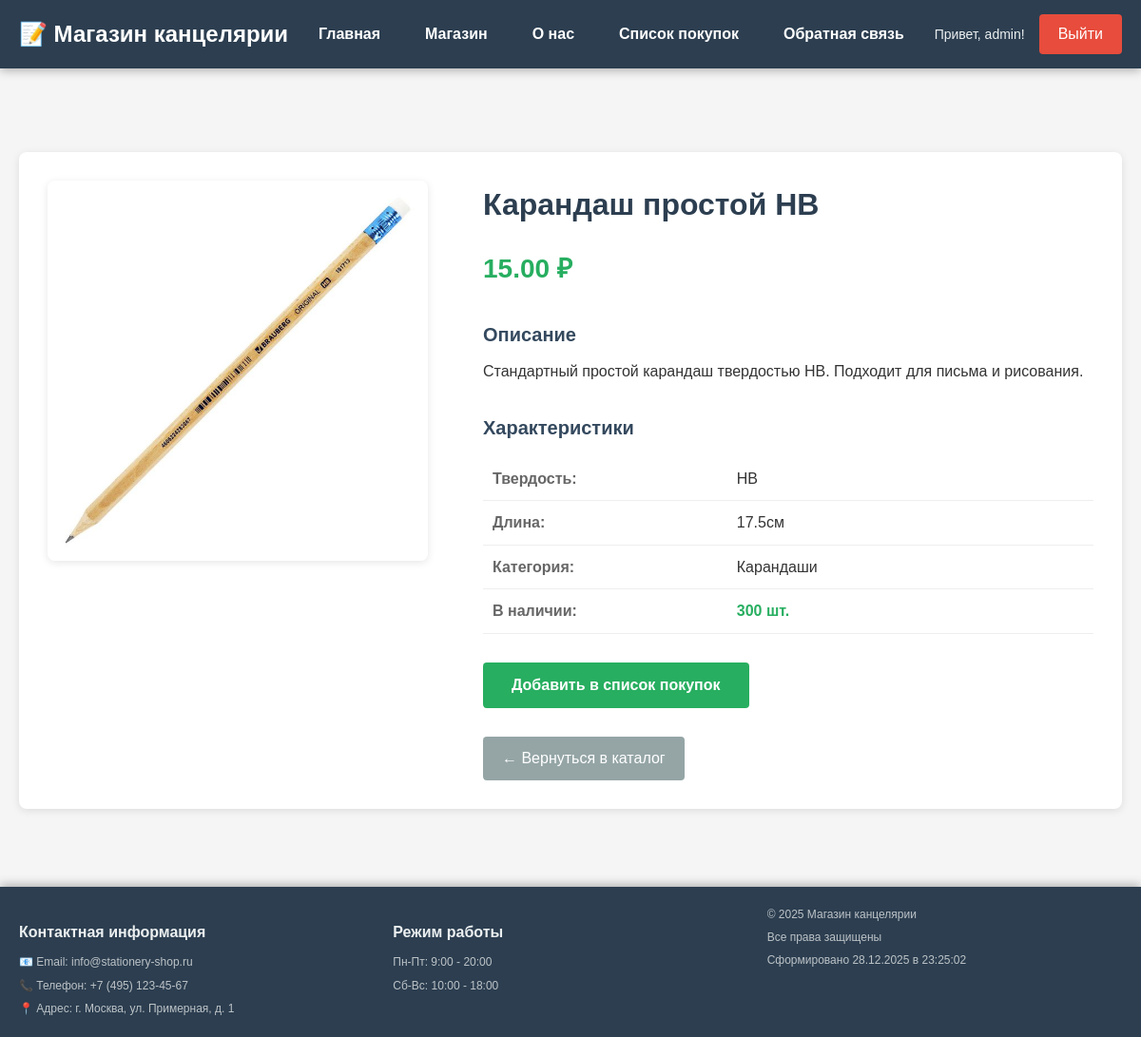
Screenshot of /product.php?id=3 (signed in) with the database file from the repository.
### tables this page shows
CREATE TABLE IF NOT EXISTS users (
    id INT AUTO_INCREMENT PRIMARY KEY,
    login VARCHAR(50) UNIQUE NOT NULL,
    password VARCHAR(255) NOT NULL,
    email VARCHAR(100),
    created_at TIMESTAMP DEFAULT CURRENT_TIMESTAMP
);

CREATE TABLE IF NOT EXISTS products (
    id INT AUTO_INCREMENT PRIMARY KEY,
    name VARCHAR(200) NOT NULL,
    description TEXT,
    price DECIMAL(10, 2) NOT NULL,
    image VARCHAR(255),
    category VARCHAR(100),
    characteristics TEXT,
    quantity INT DEFAULT 0,
    created_at TIMESTAMP DEFAULT CURRENT_TIMESTAMP
);

### product.php (the view, shortened to what this page needs)
<?php
include 'header.php';
$product_id = intval($_GET['id']);
$stmt = $mysql->prepare("SELECT * FROM products WHERE id = ?");
$stmt->bind_param("i", $product_id);
$stmt->execute();
$result = $stmt->get_result();
$product = $result->fetch_assoc();
$characteristics = [];
if (!empty($product['characteristics'])) {
    $chars = explode(', ', $product['characteristics']);
    foreach ($chars as $char) {
        $parts = explode(': ', $char);
        if (count($parts) == 2) {
            $characteristics[$parts[0]] = $parts[1];
        }
    }
}
?>
<div class="main-content">
    <div class="product-detail-container">
        <div class="product-detail-image">
            <img src="images/<?php echo htmlspecialchars($product['image']); ?>"
                 alt="<?php echo htmlspecialchars($product['name']); ?>"
                 onerror="this.src='images/no-image.jpg'">
        </div>
        <div class="product-detail-info">
            <h1><?php echo htmlspecialchars($product['name']); ?></h1>
            <div class="product-price-large">
                <strong><?php echo number_format($product['price'], 2, '.', ' '); ?> ₽</strong>
            </div>
            <div class="product-description-full">
                <h3>Описание</h3>
                <p><?php echo nl2br(htmlspecialchars($product['description'])); ?></p>
            </div>
            <div class="product-characteristics">
                <h3>Характеристики</h3>
                <table class="characteristics-table">
                    <?php if (!empty($characteristics)): ?>
                        <?php foreach ($characteristics as $key => $value): ?>
                            <tr>
                                <td><strong><?php echo htmlspecialchars($key); ?>:</strong></td>
                                <td><?php echo htmlspecialchars($value); ?></td>
                            </tr>
                        <?php endforeach; ?>
                    <?php else: ?>
                        <tr>
                            <td colspan="2">Характеристики не указаны</td>
                        </tr>
                    <?php endif; ?>
                    <tr>
                        <td><strong>Категория:</strong></td>
                        <td><?php echo htmlspecialchars($product['category']); ?></td>
                    </tr>
                    <tr>
                        <td><strong>В наличии:</strong></td>
                        <td>
                            <?php if ($product['quantity'] > 0): ?>
                                <span class="in-stock"><?php echo $product['quantity']; ?> шт.</span>
                            <?php else: ?>
                                <span class="out-of-stock">Нет в наличии</span>
                            <?php endif; ?>
                        </td>
                    </tr>
                </table>
            </div>
            <?php if (isset($_SESSION['user_id']) && $product['quantity'] > 0): ?>
                <div class="add-to-cart-section">
                    <button onclick="addToCart(<?php echo $product['id']; ?>)" class="add-to-cart-btn">
                        Добавить в список покупок
                    </button>
                </div>
            <?php elseif (!isset($_SESSION['user_id'])): ?>
                <div class="login-required">
                    <p>Для добавления товара в список покупок необходимо <a href="login.php">войти</a> в систему</p>
                </div>
            <?php endif; ?>
            <div class="back-to-shop">
                <a href="shop.php" class="back-btn">← Вернуться в каталог</a>
            </div>
        </div>
    </div>
</div>
<?php include 'footer.php'; ?>

### header.php (shortened to what this page needs)
<?php
include 'database.php';
$is_logged_in = isset($_SESSION['user_id']);
$current_user = null;
if ($is_logged_in) {
    $stmt = $mysql->prepare("SELECT * FROM users WHERE id = ?");
    $stmt->bind_param("i", $_SESSION['user_id']);
    $stmt->execute();
    $result = $stmt->get_result();
    $current_user = $result->fetch_assoc();
}
?>
<!DOCTYPE html>
<html lang="ru">
<head>
    <link rel="stylesheet" href="style.css">
</head>
<body>
    <div class="header">
        <div class="header-content">
            <div class="logo-section">
                <h1>📝 Магазин канцелярии</h1>
            </div>
            <nav class="navbar">
                <a href="index.php" class="<?php echo (basename($_SERVER['PHP_SELF']) == 'index.php') ? 'active' : ''; ?>">Главная</a>
                <a href="shop.php" class="<?php echo (basename($_SERVER['PHP_SELF']) == 'shop.php') ? 'active' : ''; ?>">Магазин</a>
                <a href="about.php" class="<?php echo (basename($_SERVER['PHP_SELF']) == 'about.php') ? 'active' : ''; ?>">О нас</a>
                <?php if ($is_logged_in): ?>
                    <a href="cart.php" class="<?php echo (basename($_SERVER['PHP_SELF']) == 'cart.php') ? 'active' : ''; ?>">Список покупок</a>
                    <a href="feedback.php" class="<?php echo (basename($_SERVER['PHP_SELF']) == 'feedback.php') ? 'active' : ''; ?>">Обратная связь</a>
                <?php endif; ?>
            </nav>
            <div class="auth-section">
                <?php if ($is_logged_in): ?>
                    <span class="user-info">Привет, <?php echo htmlspecialchars($current_user['login']); ?>!</span>
                    <a href="logout.php" class="logout-btn">Выйти</a>
                <?php else: ?>
                    <a href="login.php" class="login-btn">Войти</a>
                <?php endif; ?>
            </div>
        </div>
    </div>

### style.css (style rules this page uses)
* { box-sizing: border-box; margin: 0; padding: 0; }
body { font-family: Arial, sans-serif; background: #f5f5f5; color: #333; line-height: 1.6; padding-top: 120px; padding-bottom: 200px; }
.header { background: #2c3e50; color: #fff; padding: 15px 0; position: fixed; top: 0; width: 100%; z-index: 1000; box-shadow: 0 2px 10px rgba(0, 0, 0, 0.3); }
.header-content { max-width: 1200px; margin: 0 auto; padding: 0 20px; display: flex; justify-content: space-between; align-items: center; flex-wrap: wrap; }
.logo-section h1 { font-size: 24px; margin: 0; }
.navbar { display: flex; gap: 15px; flex-wrap: wrap; }
.navbar a { text-decoration: none; color: #fff; font-weight: 600; padding: 8px 16px; border-radius: 4px; transition: all 0.3s ease; }
.auth-section { display: flex; align-items: center; gap: 15px; }
.user-info { color: #ecf0f1; font-size: 14px; }
.login-btn, .logout-btn { background: #3498db; color: white; padding: 8px 20px; text-decoration: none; border-radius: 4px; transition: background 0.3s ease; }
.logout-btn { background: #e74c3c; }
.main-content { max-width: 1200px; margin: 0 auto; padding: 20px; }
h3 { color: #34495e; margin: 20px 0 10px; font-size: 20px; }
.product-detail-container { display: grid; grid-template-columns: 1fr 1.5fr; gap: 30px; background: #fff; padding: 30px; border-radius: 8px; box-shadow: 0 2px 8px rgba(0, 0, 0, 0.1); margin: 20px 0; }
.product-detail-image { width: 100%; }
.product-detail-image img { width: 100%; max-width: 400px; height: auto; border-radius: 8px; box-shadow: 0 2px 8px rgba(0, 0, 0, 0.1); }
.product-detail-info h1 { color: #2c3e50; margin: 0 0 20px 0; font-size: 32px; }
.product-price-large { font-size: 28px; color: #27ae60; font-weight: bold; margin: 20px 0; }
.product-description-full { margin: 30px 0; }
.product-characteristics { margin: 30px 0; }
.characteristics-table { width: 100%; border-collapse: collapse; margin-top: 15px; }
.characteristics-table td { padding: 10px; border-bottom: 1px solid #eee; }
.characteristics-table td:first-child { width: 40%; color: #666; }
.in-stock { color: #27ae60; font-weight: bold; }
.add-to-cart-section { margin: 30px 0; }
.add-to-cart-btn { background: #27ae60; color: white; padding: 15px 30px; border: none; border-radius: 4px; font-size: 16px; font-weight: bold; cursor: pointer; transition: background 0.3s ease; }
.back-to-shop { margin-top: 30px; }
.back-btn { display: inline-block; background: #95a5a6; color: white; padding: 10px 20px; text-decoration: none; border-radius: 4px; transition: background 0.3s ease; }

### rows the page displays
users: login "admin"
products: image (picture), name "Карандаш простой HB", price "15.00", description "Стандартный простой карандаш твердостью HB. Подходит для письма и рисования.", category "Карандаши", quantity "300"

### other values shown
$key "Твердость"
$value "HB"
$key "Длина"
$value "17.5см"
